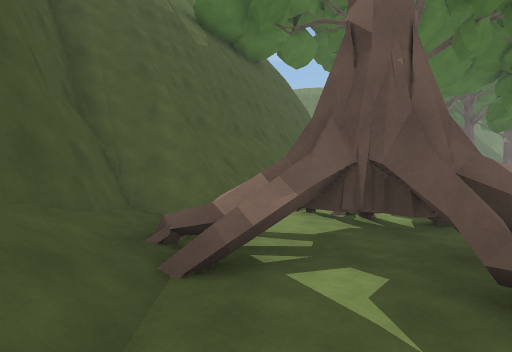
view 1 (above)

22 first-person views from a walk through a scene from a Unity 3-D project. The camera is 1.5 m above the floor, looks level and sees 85° across. The floor is counted in squares, 2 m on a side. Each view is taken from the middle of a square. On the plan, view 1 faces up. The plan holds only what a view shows up to about 10 squares ahead; the rest is blank. The place goes on beyond the plan.

view 2
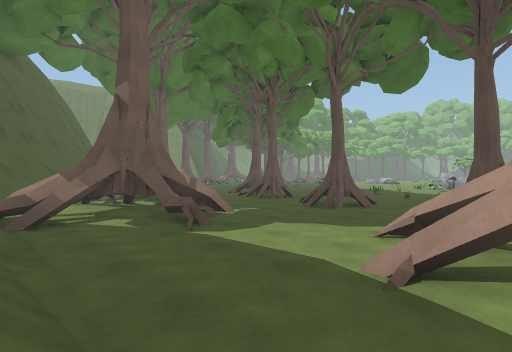

view 3
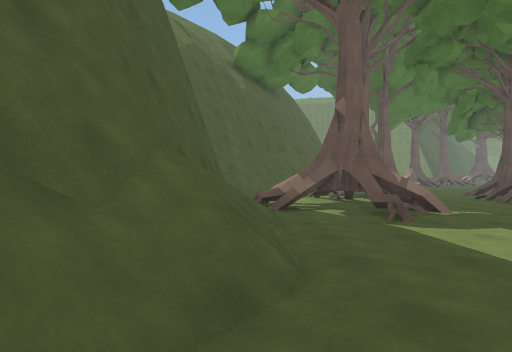

view 4
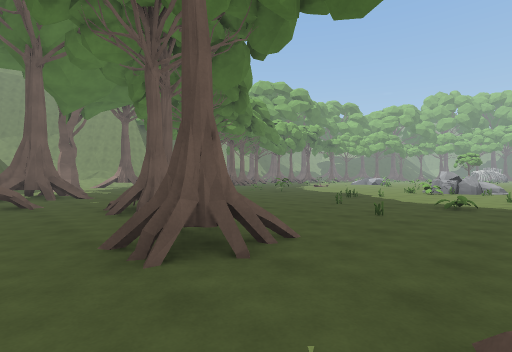

view 5
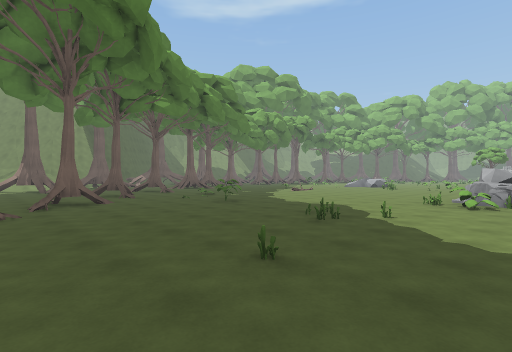

view 6
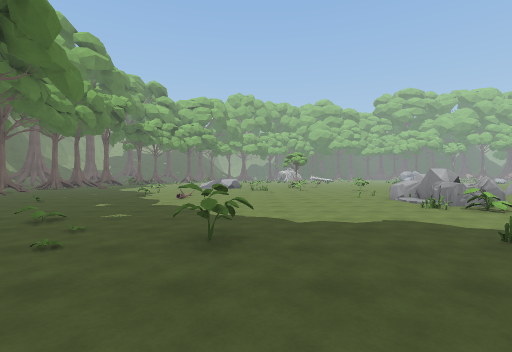

view 7
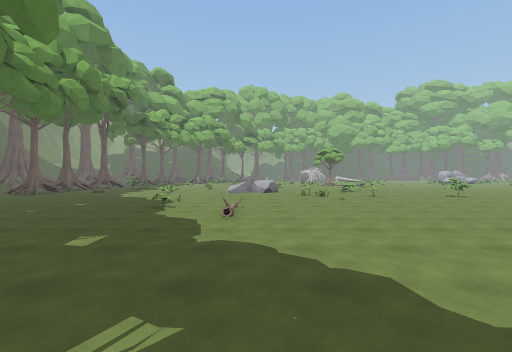

view 8
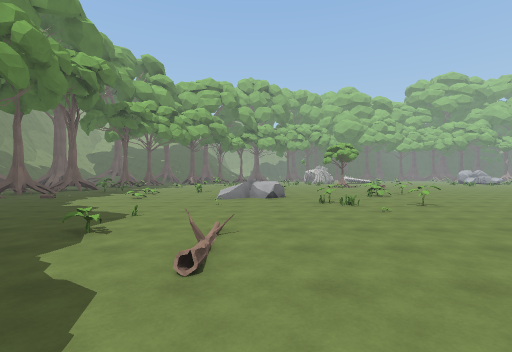

view 9
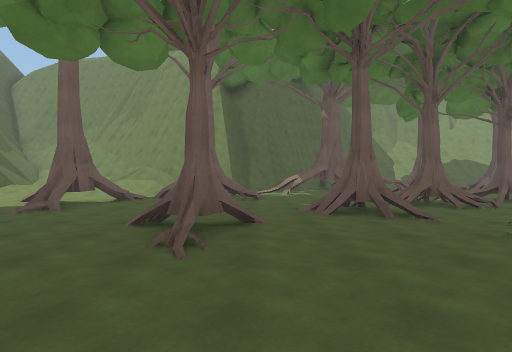

view 10
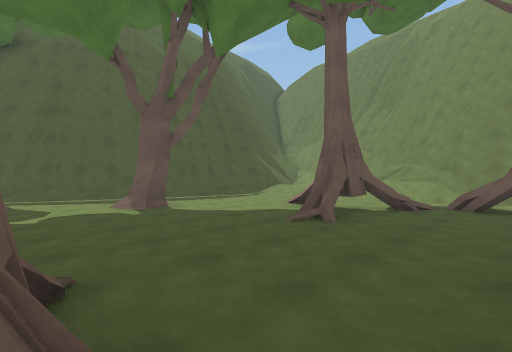

view 11
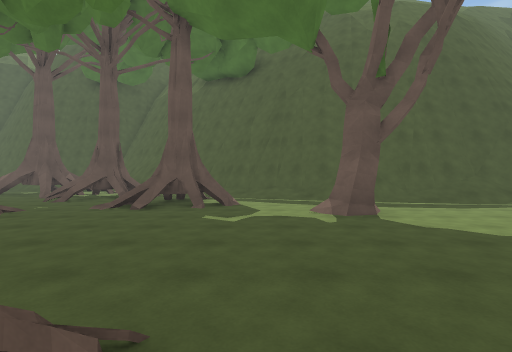

view 12
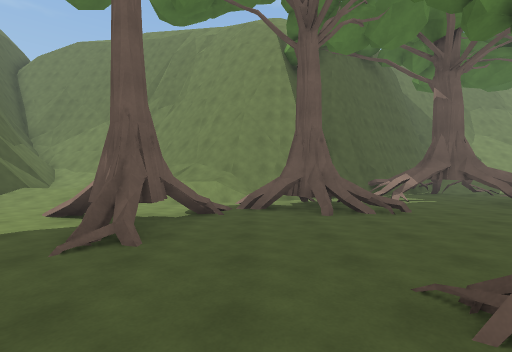

view 13
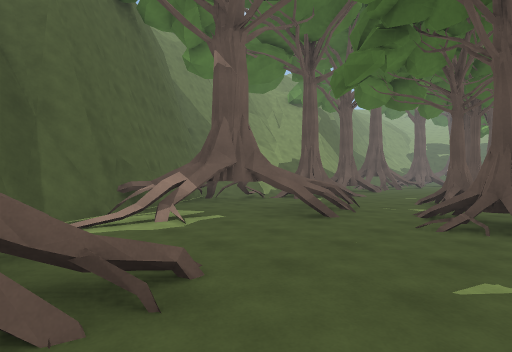

view 14
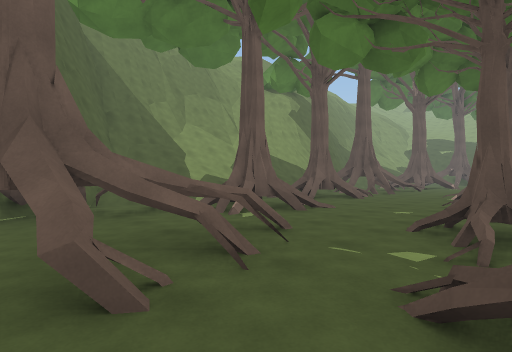

view 15
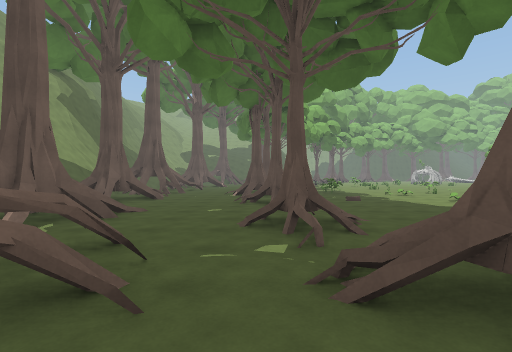

view 16
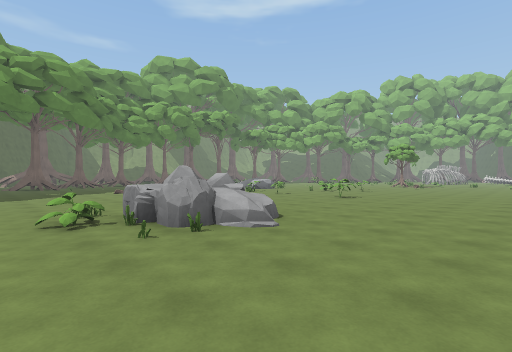

view 17
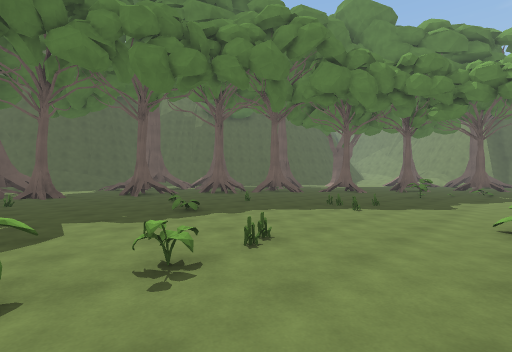

view 18
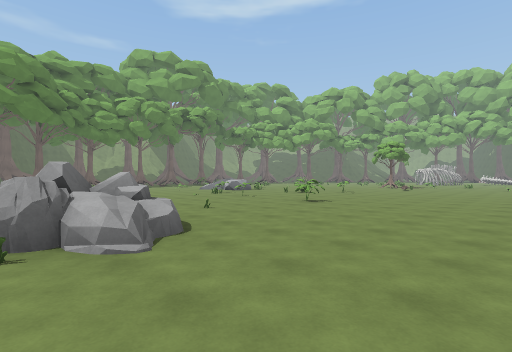

view 19
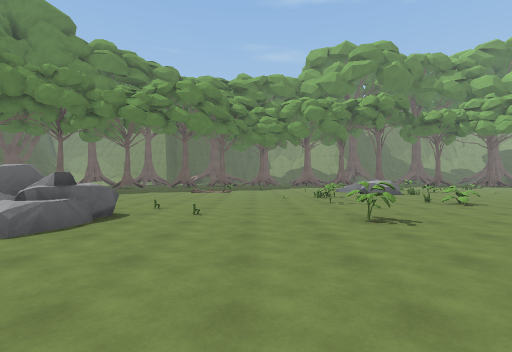

view 20
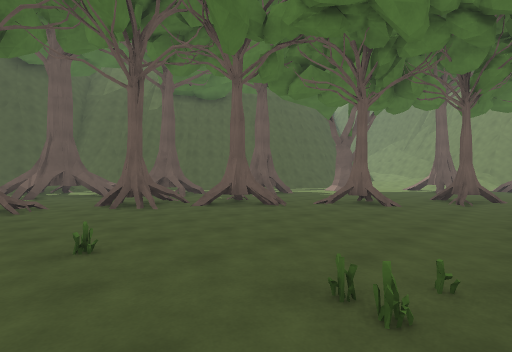

view 21
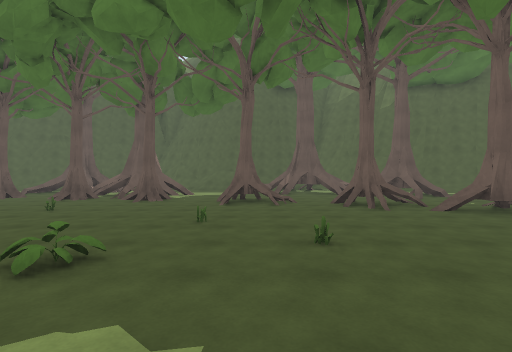

view 22
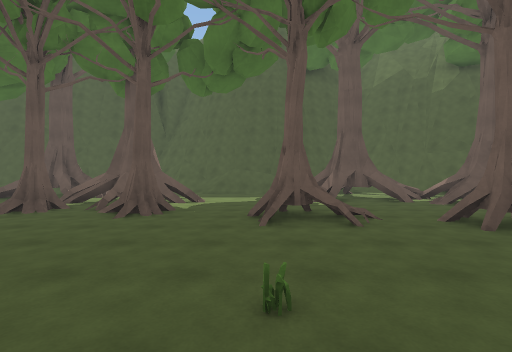

### Floor plan
Key: @ floor where view 1 was taken; # wall or solid block; x gap in a wall; . main floor; : floor 0.25 m higher than the main floor; + floor 0.5 m higher than the main floor; / step, stairs or slope; = window, fence, low wall or low ledge; ^ raised ledge; T tree; B boulder; O other object.
Columns run from 3 left of view 1 to 29 right of it. Each row starts with its distance up from view 1.
 22         #/   /=^  ####    ##. ##
 21         #/   //####.########=..=.
 20         #/// //= TT....x^#.......
 19         #/// ...TTT...===........
 18         #/....#=.TTT......TT..T.T
 17         #/..=##........TT.TT.TT
 16        ##/....#......T.TT.......
 15        #//....=......TT..........
 14        #/.#...........T..........
 13       ##/.........TT.............
 12       #//.........T..............
 11       #/##.....TT................
 10        ###......T........=......
  9        =.#...T..........O.....+
  8        =.....TT................B
  7       ##=.===..................BB
  6    #=##.=..##................=...
  5  ####==...T=................=....
  4  #=###...TT.................=..=.
  3  #=###....T......=..............=
  2  #/###...:....=..=..=...........
  1  #/.==...#..........=OBB....#...
  0  =/@.................OBB........
 -1 ^#/...........=.......B..........
 -2 ^#/.==#.T=........=..............
 -3  // ###=T..=.....................
 -4   .   ##......... =............

Where each view was taken, in squares from view 1:
view 1: 0 up, 0 right, facing up
view 2: 3 down, 1 left, facing up-right
view 3: 4 down, 1 left, facing up
view 4: 2 down, 4 right, facing up-right
view 5: 0 up, 9 right, facing up-right
view 6: 6 up, 11 right, facing right
view 7: 8 up, 15 right, facing right
view 8: 8 up, 18 right, facing right
view 9: 9 up, 16 right, facing up
view 10: 11 up, 14 right, facing up-left
view 11: 12 up, 13 right, facing left
view 12: 12 up, 13 right, facing up
view 13: 16 up, 15 right, facing up-right
view 14: 17 up, 19 right, facing up-right
view 15: 18 up, 19 right, facing right
view 16: 4 down, 16 right, facing up-right
view 17: 4 down, 17 right, facing up-left
view 18: 4 down, 18 right, facing up-right
view 19: 4 down, 23 right, facing up
view 20: 1 up, 14 right, facing up-left
view 21: 1 up, 14 right, facing left
view 22: 0 up, 11 right, facing left
